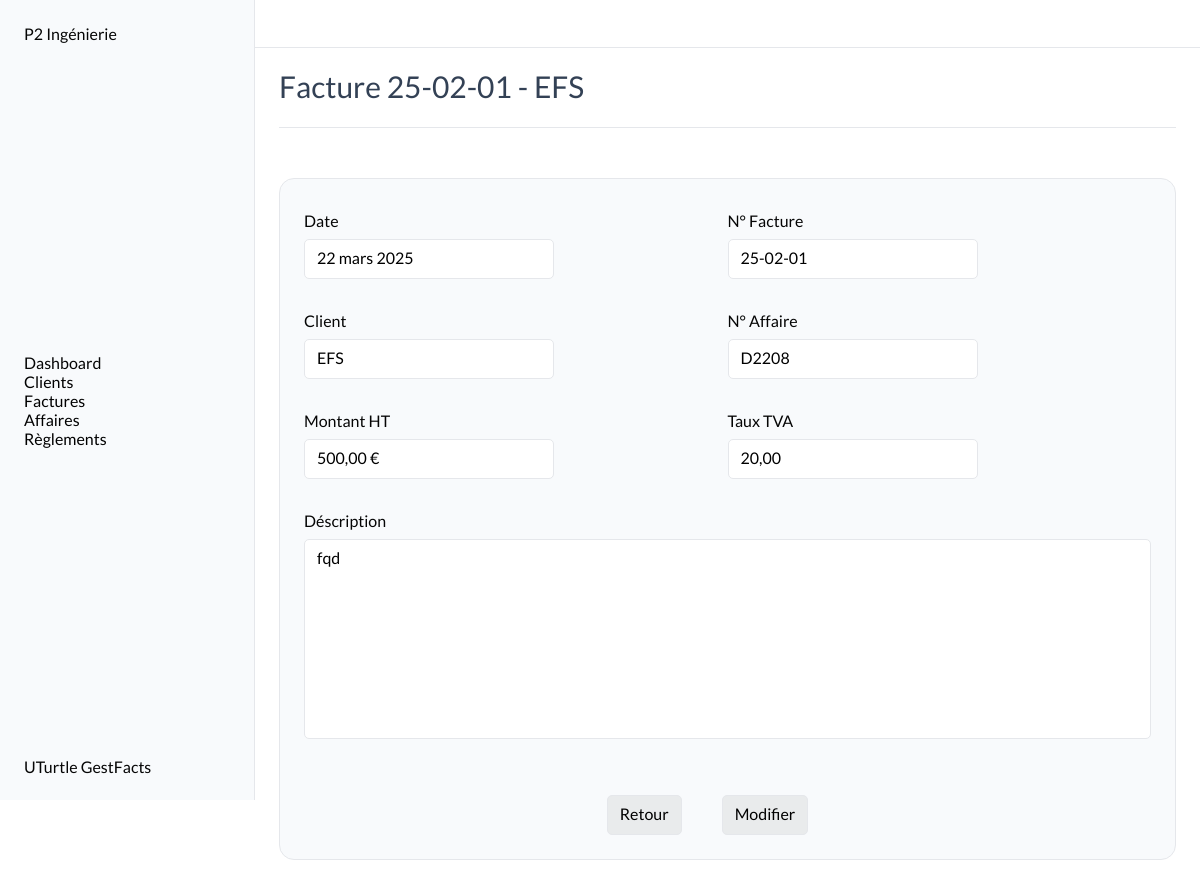
The page /factures/5 on the database as committed earlier.
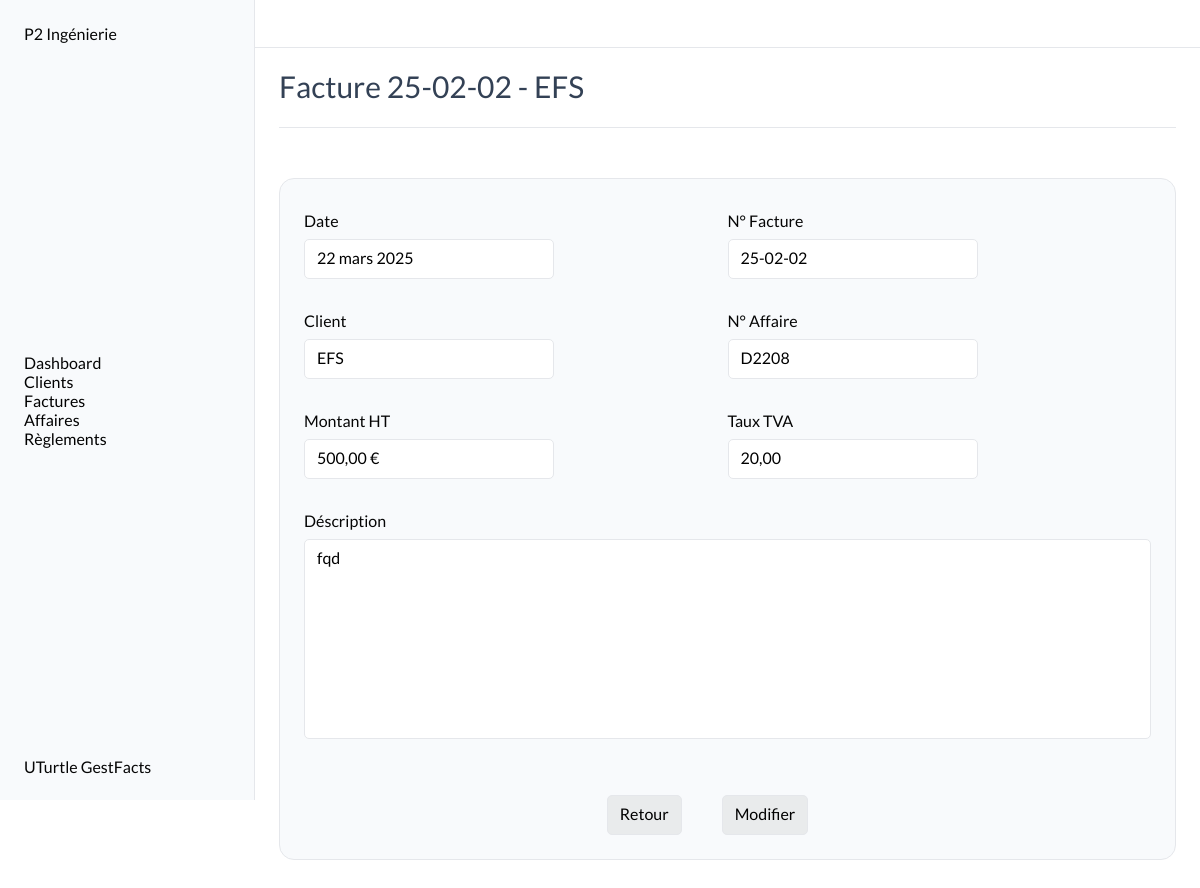
The same page on the database as committed later.
### factures/models.py (models this page shows, shortened)
class Invoice(models.Model):
    TYPE_CHOICES = [
        ('facture', 'Facture'),
        ('avoir', 'Avoir'),
        ('proforma', 'Proforma'),
        ]
    STATUT_CHOICES = [
        ('a_payer', 'À payer'),
        ('partiellement_payee', 'Partiellement payée'),
        ('payee', 'Payée'),
        ('en_retard', 'En retard'),
        ('annulee', 'Annulée'),
    ]
    date = models.DateField()
    type = models.CharField(max_length=10, choices=TYPE_CHOICES, default='facture')
    affaire = models.ForeignKey('affaires.Affaire', on_delete=models.CASCADE, related_name="invoices")
    invoice_number = models.CharField(max_length=10, unique=True, db_index=True)
    client = models.ForeignKey('clients.Client', on_delete=models.SET_NULL, related_name='invoices', db_index=True, null=True)
    client_entity_name = models.CharField(max_length=100, blank=True, null=True)
    invoice_object = models.TextField(max_length=200)
    amount_ht = models.DecimalField(max_digits=10, decimal_places=2)
    vat_rate = models.DecimalField(max_digits=5, decimal_places=2, default=20.0)
    statut = models.CharField(max_length=20, choices=STATUT_CHOICES, default='a_payer')
    class Meta:
        verbose_name = "Facture"
        verbose_name_plural = "Factures"
    def formatted_amount_ht(self):
        return f"{self.amount_ht:,.2f} €".replace(",", " ").replace(".", ",")

### clients/models.py (models this page shows, shortened)
class Client(models.Model):
    entity_name = models.CharField(max_length=100)
    address = models.CharField(max_length=200, blank=True, null=True)
    zip_code = models.CharField(max_length=5, blank=True, null=True)
    city = models.CharField(max_length=100, blank=True, null=True)
    contact = models.CharField(max_length=100, blank=True, null=True)
    phone_number = models.CharField(max_length=10, blank=True, null=True)
    email = models.EmailField(blank=True, null=True)
    class Meta:
        verbose_name = "Client"
        verbose_name_plural = "Clients"

### affaires/models.py (models this page shows, shortened)
class Affaire(models.Model):
    client = models.ForeignKey('clients.Client', on_delete=models.SET_NULL, null=True, related_name='affaires')
    client_entity_name = models.CharField(max_length=100, blank=True, null=True)
    affaire_number = models.CharField(max_length=10, unique=True, db_index=True)
    affaire_description = models.TextField(max_length=200)
    budget = models.DecimalField(max_digits=10, decimal_places=2, default=0.0)
    factures = models.ManyToManyField('factures.Invoice', related_name='affaires', blank=True, null=True)
    class Meta:
        verbose_name = "Affaire"
        verbose_name_plural = "Affaires"

### factures/views.py (the view)
# urls.py: path('<int:pk>', facture_detail, name='detail'),
def facture_detail(request, pk):
    facture_detail = get_object_or_404(Invoice, pk=pk)
    return render(request, 'pages/factures/facture_detail.html', {'facture': facture_detail})

### templates/pages/factures/facture_detail.html (shortened to what this page needs)
{% extends "base_form.html" %}
{% block content %}
<div class="title">
    <H2>Facture {{ facture.invoice_number }} - {{ facture.client.entity_name }}</H2>
</div>
<section class="tableau">
    <div class="card">
        <div class="card-body">
            <div class="">
                <div>
                    <div class="form_categories">
                        <div class="form-group">
                            <p class="form-label">Date</p>
                            <p class="form-input">{{ facture.date }}</p>
                        </div>
                        <div class="form-group">
                            <p class="form-label">N° Facture</p>
                            <p class="form-input">{{ facture.invoice_number }}</p>
                        </div>
                    </div>
                    <div class="form_categories">
                        <div class="form-group">
                            <p class="form-label">Client</p>
                            <p class="form-input">{{ facture.client.entity_name }}</p>
                        </div>
                        <div class="form-group">
                            <p class="form-label">N° Affaire</p>
                            <p class="form-input">{{ facture.affaire.affaire_number }}</p>
                        </div>
                    </div>
                    <div class="form_categories">
                        <div class="form-group">
                            <p class="form-label">Montant HT</p>
                            <p class="form-input">{{ facture.formatted_amount_ht }}</p>
                        </div>
                        <div class="form-group">
                            <p class="form-label">Taux TVA</p>
                            <p class="form-input">{{ facture.vat_rate }}</p>
                        </div>
                    </div>
                    <div>
                        <p class="form-label">Déscription</p>
                        <p class="form-area">{{ facture.invoice_object }}</p>
                    </div>
                    </div>
                </div>
            </div>
            <div class="form_btn_group">
                <a href="{% url 'factures:factures' %}" class="form_btn">Retour</a>
                <a href="{% url 'factures:modifier' facture.pk %}" class="form_btn">Modifier</a>
            </div>
        </div>
</section>
{% endblock content %}

Rows that differ between the two databases and show on the page:
changed Invoice "fqd": invoice_number "25-02-01" → "25-02-02"
